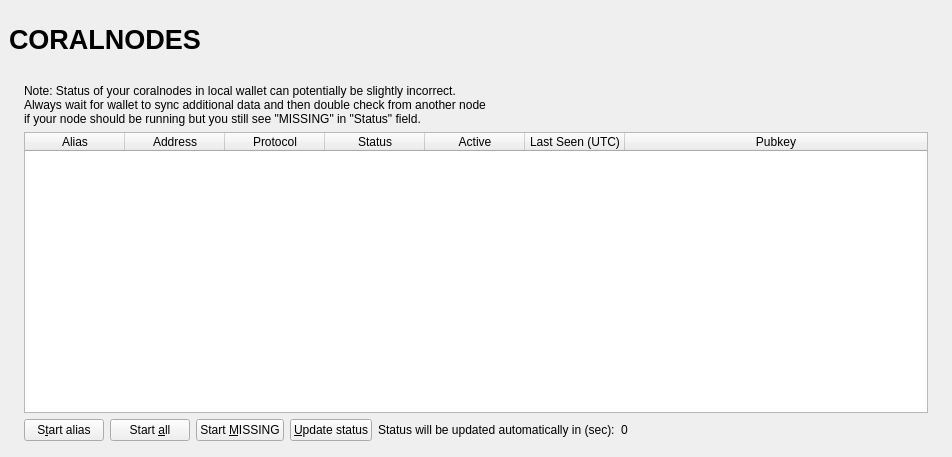
<?xml version="1.0" encoding="UTF-8"?>
<ui version="4.0">
 <class>CoralnodeList</class>
 <widget class="QWidget" name="CoralnodeList">
  <property name="geometry">
   <rect>
    <x>0</x>
    <y>0</y>
    <width>723</width>
    <height>457</height>
   </rect>
  </property>
  <property name="windowTitle">
   <string>Form</string>
  </property>
  <layout class="QVBoxLayout" name="topLayout" stretch="0">
   <property name="leftMargin">
    <number>9</number>
   </property>
   <property name="topMargin">
    <number>9</number>
   </property>
   <property name="rightMargin">
    <number>9</number>
   </property>
   <property name="bottomMargin">
    <number>9</number>
   </property>
   <item>
    <layout class="QVBoxLayout" name="verticalLayout_Master" stretch="0,1">
     <property name="spacing">
      <number>0</number>
     </property>
     <item>
      <widget class="QFrame" name="frame_Header">
       <layout class="QVBoxLayout" name="verticalLayout_4">
        <property name="leftMargin">
         <number>0</number>
        </property>
        <property name="topMargin">
         <number>0</number>
        </property>
        <property name="rightMargin">
         <number>0</number>
        </property>
        <property name="bottomMargin">
         <number>0</number>
        </property>
        <item>
         <layout class="QHBoxLayout" name="horizontalLayout_Header" stretch="1,0,1">
          <item>
           <widget class="QLabel" name="labelOverviewHeaderLeft">
            <property name="minimumSize">
             <size>
              <width>464</width>
              <height>60</height>
             </size>
            </property>
            <property name="maximumSize">
             <size>
              <width>16777215</width>
              <height>60</height>
             </size>
            </property>
            <property name="font">
             <font>
              <pointsize>20</pointsize>
              <weight>75</weight>
              <bold>true</bold>
             </font>
            </property>
            <property name="text">
             <string>CORALNODES</string>
            </property>
           </widget>
          </item>
          <item>
           <spacer name="horizontalSpacer">
            <property name="orientation">
             <enum>Qt::Horizontal</enum>
            </property>
            <property name="sizeHint" stdset="0">
             <size>
              <width>40</width>
              <height>20</height>
             </size>
            </property>
           </spacer>
          </item>
          <item>
           <widget class="QLabel" name="labelOverviewHeaderRight">
            <property name="minimumSize">
             <size>
              <width>464</width>
              <height>60</height>
             </size>
            </property>
            <property name="maximumSize">
             <size>
              <width>16777215</width>
              <height>60</height>
             </size>
            </property>
            <property name="font">
             <font>
              <pointsize>14</pointsize>
             </font>
            </property>
            <property name="text">
             <string/>
            </property>
            <property name="alignment">
             <set>Qt::AlignRight|Qt::AlignTrailing|Qt::AlignVCenter</set>
            </property>
           </widget>
          </item>
         </layout>
        </item>
       </layout>
      </widget>
     </item>
     <item>
      <widget class="QFrame" name="frame_BG">
       <layout class="QVBoxLayout" name="verticalLayout_3">
        <property name="leftMargin">
         <number>6</number>
        </property>
        <property name="topMargin">
         <number>6</number>
        </property>
        <property name="rightMargin">
         <number>6</number>
        </property>
        <property name="bottomMargin">
         <number>6</number>
        </property>
        <item>
         <widget class="QFrame" name="frame_Content">
          <layout class="QVBoxLayout" name="verticalLayout">
           <property name="spacing">
            <number>0</number>
           </property>
           <property name="leftMargin">
            <number>0</number>
           </property>
           <property name="topMargin">
            <number>0</number>
           </property>
           <property name="rightMargin">
            <number>0</number>
           </property>
           <property name="bottomMargin">
            <number>0</number>
           </property>
           <item>
            <layout class="QGridLayout" name="gridLayout_2">
             <property name="spacing">
              <number>2</number>
             </property>
             <item row="0" column="0">
              <widget class="QFrame" name="frameList">
               <layout class="QVBoxLayout" name="verticalLayout_2">
                <property name="bottomMargin">
                 <number>1</number>
                </property>
                <item>
                 <layout class="QHBoxLayout" name="horizontalLayout_note">
                  <property name="bottomMargin">
                   <number>0</number>
                  </property>
                  <item>
                   <widget class="QLabel" name="updateNote">
                    <property name="text">
                     <string>Note: Status of your coralnodes in local wallet can potentially be slightly incorrect.&lt;br /&gt;Always wait for wallet to sync additional data and then double check from another node&lt;br /&gt;if your node should be running but you still see &quot;MISSING&quot; in &quot;Status&quot; field.</string>
                    </property>
                   </widget>
                  </item>
                 </layout>
                </item>
                <item>
                 <widget class="QTableWidget" name="tableWidgetMyCoralnodes">
                  <property name="minimumSize">
                   <size>
                    <width>695</width>
                    <height>0</height>
                   </size>
                  </property>
                  <property name="palette">
                   <palette>
                    <active>
                     <colorrole role="Text">
                      <brush brushstyle="SolidPattern">
                       <color alpha="255">
                        <red>51</red>
                        <green>51</green>
                        <blue>51</blue>
                       </color>
                      </brush>
                     </colorrole>
                    </active>
                    <inactive>
                     <colorrole role="Text">
                      <brush brushstyle="SolidPattern">
                       <color alpha="255">
                        <red>51</red>
                        <green>51</green>
                        <blue>51</blue>
                       </color>
                      </brush>
                     </colorrole>
                    </inactive>
                    <disabled>
                     <colorrole role="Text">
                      <brush brushstyle="SolidPattern">
                       <color alpha="255">
                        <red>85</red>
                        <green>85</green>
                        <blue>85</blue>
                       </color>
                      </brush>
                     </colorrole>
                    </disabled>
                   </palette>
                  </property>
                  <property name="editTriggers">
                   <set>QAbstractItemView::NoEditTriggers</set>
                  </property>
                  <property name="alternatingRowColors">
                   <bool>true</bool>
                  </property>
                  <property name="selectionMode">
                   <enum>QAbstractItemView::SingleSelection</enum>
                  </property>
                  <property name="selectionBehavior">
                   <enum>QAbstractItemView::SelectRows</enum>
                  </property>
                  <property name="sortingEnabled">
                   <bool>true</bool>
                  </property>
                  <attribute name="horizontalHeaderStretchLastSection">
                   <bool>true</bool>
                  </attribute>
                  <column>
                   <property name="text">
                    <string>Alias</string>
                   </property>
                  </column>
                  <column>
                   <property name="text">
                    <string>Address</string>
                   </property>
                  </column>
                  <column>
                   <property name="text">
                    <string>Protocol</string>
                   </property>
                  </column>
                  <column>
                   <property name="text">
                    <string>Status</string>
                   </property>
                  </column>
                  <column>
                   <property name="text">
                    <string>Active</string>
                   </property>
                  </column>
                  <column>
                   <property name="text">
                    <string>Last Seen (UTC)</string>
                   </property>
                  </column>
                  <column>
                   <property name="text">
                    <string>Pubkey</string>
                   </property>
                  </column>
                 </widget>
                </item>
                <item>
                 <layout class="QHBoxLayout" name="horizontalLayout_5">
                  <property name="bottomMargin">
                   <number>0</number>
                  </property>
                  <item>
                   <widget class="QPushButton" name="startButton">
                    <property name="text">
                     <string>S&amp;tart alias</string>
                    </property>
                   </widget>
                  </item>
                  <item>
                   <widget class="QPushButton" name="startAllButton">
                    <property name="text">
                     <string>Start &amp;all</string>
                    </property>
                   </widget>
                  </item>
                  <item>
                   <widget class="QPushButton" name="startMissingButton">
                    <property name="text">
                     <string>Start &amp;MISSING</string>
                    </property>
                   </widget>
                  </item>
                  <item>
                   <widget class="QPushButton" name="UpdateButton">
                    <property name="text">
                     <string>&amp;Update status</string>
                    </property>
                   </widget>
                  </item>
                  <item>
                   <widget class="QLabel" name="autoupdate_label">
                    <property name="text">
                     <string>Status will be updated automatically in (sec):</string>
                    </property>
                   </widget>
                  </item>
                  <item>
                   <widget class="QLabel" name="secondsLabel">
                    <property name="text">
                     <string>0</string>
                    </property>
                   </widget>
                  </item>
                  <item>
                   <spacer name="horizontalSpacer_5">
                    <property name="orientation">
                     <enum>Qt::Horizontal</enum>
                    </property>
                    <property name="sizeHint" stdset="0">
                     <size>
                      <width>40</width>
                      <height>20</height>
                     </size>
                    </property>
                   </spacer>
                  </item>
                 </layout>
                </item>
               </layout>
              </widget>
             </item>
            </layout>
           </item>
          </layout>
         </widget>
        </item>
       </layout>
      </widget>
     </item>
    </layout>
   </item>
  </layout>
 </widget>
 <resources/>
 <connections/>
</ui>
